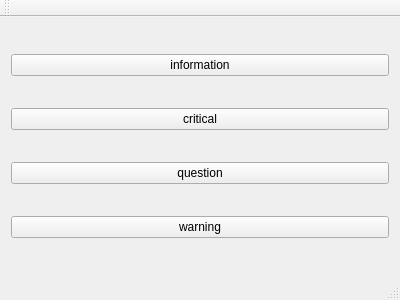
<?xml version="1.0" encoding="UTF-8"?>
<ui version="4.0">
 <class>MainWindow</class>
 <widget class="QMainWindow" name="MainWindow">
  <property name="geometry">
   <rect>
    <x>0</x>
    <y>0</y>
    <width>400</width>
    <height>300</height>
   </rect>
  </property>
  <property name="windowTitle">
   <string>MainWindow</string>
  </property>
  <widget class="QWidget" name="centralWidget">
   <layout class="QVBoxLayout" name="verticalLayout">
    <item>
     <widget class="QPushButton" name="pushButton">
      <property name="text">
       <string>information</string>
      </property>
     </widget>
    </item>
    <item>
     <widget class="QPushButton" name="pushButton_2">
      <property name="text">
       <string>critical</string>
      </property>
     </widget>
    </item>
    <item>
     <widget class="QPushButton" name="pushButton_3">
      <property name="text">
       <string>question</string>
      </property>
     </widget>
    </item>
    <item>
     <widget class="QPushButton" name="pushButton_4">
      <property name="text">
       <string>warning</string>
      </property>
     </widget>
    </item>
   </layout>
  </widget>
  <widget class="QMenuBar" name="menuBar">
   <property name="geometry">
    <rect>
     <x>0</x>
     <y>0</y>
     <width>400</width>
     <height>25</height>
    </rect>
   </property>
  </widget>
  <widget class="QToolBar" name="mainToolBar">
   <attribute name="toolBarArea">
    <enum>TopToolBarArea</enum>
   </attribute>
   <attribute name="toolBarBreak">
    <bool>false</bool>
   </attribute>
  </widget>
  <widget class="QStatusBar" name="statusBar"/>
 </widget>
 <layoutdefault spacing="6" margin="11"/>
 <resources/>
 <connections/>
</ui>
